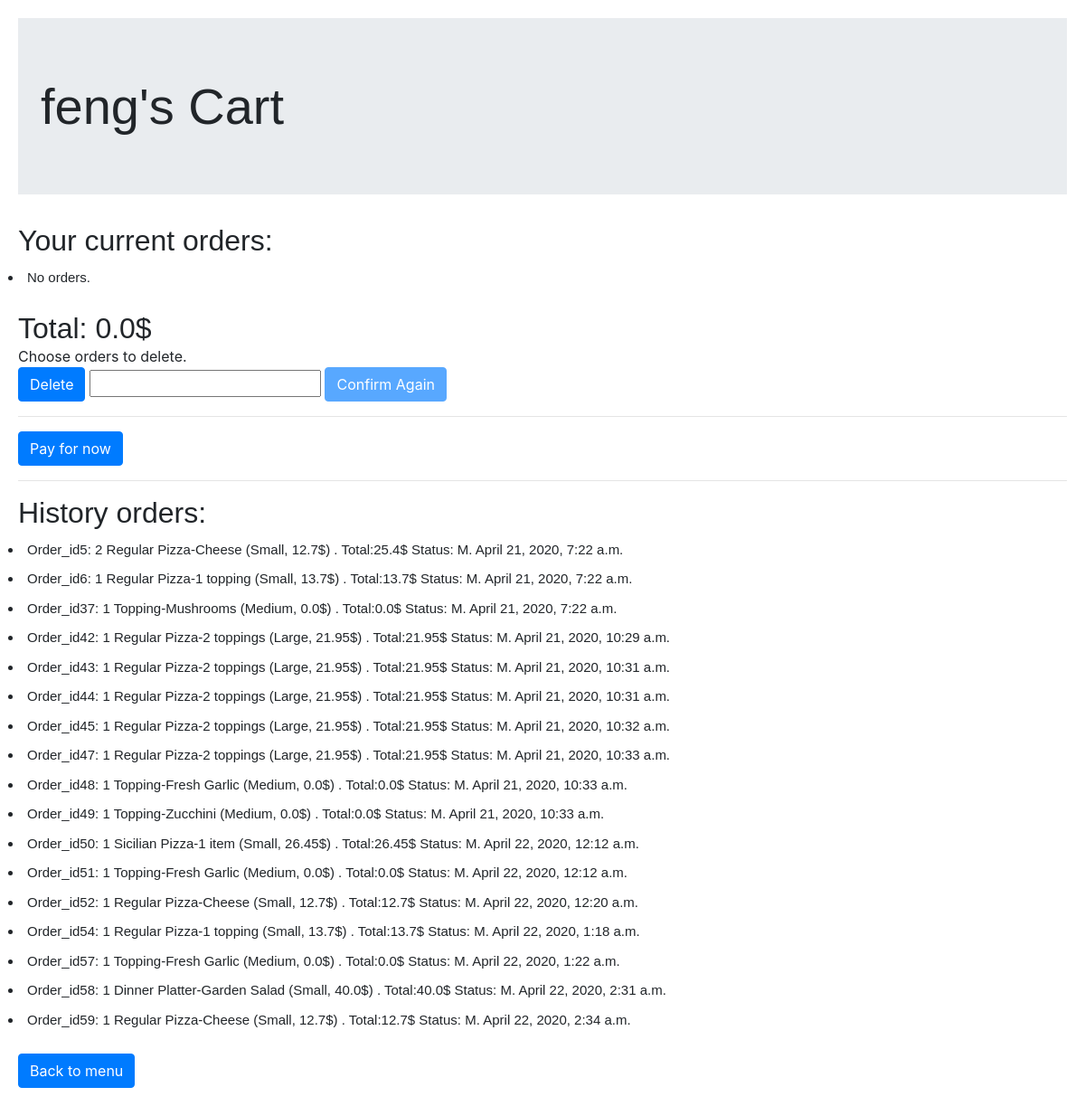
Screenshot of /order/cart (signed in) with the database file from the repository.
### orders/models.py (models this page shows, shortened)
class Order(models.Model):
    STATUS = (
        ('O', 'Ordered'),
        ('M', 'Making'),
        ('D', 'Delivering'),
        ('C', 'Completed'),
    )
    user  = models.ForeignKey(User, on_delete=models.CASCADE, related_name="hasorders")
    food = models.ForeignKey(Food, on_delete=models.CASCADE, related_name="inorders")
    number = models.IntegerField()
    total = models.FloatField()
    status = models.CharField(max_length=1, choices=STATUS, default='O')
    is_paid = models.BooleanField(default=False)
    date = models.DateTimeField(auto_now_add=True)

class Food(models.Model):
    SIZES = (
        ('S', 'Small'),
        ('M', 'Medium'),
        ('L', 'Large'),
    )
    name = models.CharField(max_length=64)
    size = models.CharField(max_length=1, choices=SIZES)
    price = models.FloatField()
    type = models.ForeignKey(Type, on_delete=models.CASCADE, related_name="foods")
    def __str__(self):
        typename = Type.objects.get(pk=self.type.id)
        return f"{typename}-{self.name} ({self.get_size_display()}, {self.price}$) "

class Type(models.Model):
    name = models.CharField(max_length=64)
    def __str__(self):
        return f" {self.name}"

### orders/views.py (the view)
# urls.py: path("cart", views.cart, name="cart"),
def cart(request):
    user = request.user
    currentOrders = user.hasorders.filter(is_paid=False)
    historyOrders = user.hasorders.exclude(is_paid=False)
    total = 0
    for order in currentOrders:
        total += order.total
    total = float('%.2f' % total)
    context = {
        "user": user,
        "currentOrders": currentOrders,
        "historyOrders": historyOrders,
        "total": total
    }
    return render(request, "orders/cart.html", context)

### orders/templates/orders/cart.html (shortened to what this page needs)
{% load static %}
<!DOCTYPE html>
<html>
    <head>
        <link rel="stylesheet" href="https://maxcdn.bootstrapcdn.com/bootstrap/4.0.0/css/bootstrap.min.css">
        <link rel="stylesheet" href="{% static 'orders/food.css' %}">
    </head>
    <body>
        <div class="jumbotron jumbotron-fluid">
          <div class="container">
            <h1 class="display-4">{{ user.username }}'s Cart </h1>
          </div>
        </div>
        <h2>Your current orders:</h2>
        <form class="" action="{% url 'delete' %}" method="post">
          <ul>
              {% for order in currentOrders %}
                  <li>
                    <input type="checkbox" name="order" value="{{ order.id }}">
                     Order_id{{ order.id }}:  {{ order.number }}  {{ order.food }}.
                     Total:{{ order.total }}$
                     Status: {{ order.status }}.  {{ order.date }}
                  </li>
              {% empty %}
                  <li>No orders.</li>
              {% endfor %}
          </ul>
          <h2>Total: {{ total }}$</h2>
          <div class="">
            <div id="status">Choose orders to delete.</div>
            <input type="button" onclick="createOrder()" value="Delete" class="btn btn-primary">
            <input type="text" id="option" name="option">
            <input type="submit" id ="submit" class="btn btn-primary" value="Confirm Again"  disabled>
          </div>
        </form>
        <hr>
        <a href="{% url 'checkout' %}" class="btn btn-primary">Pay for now</a>
        <hr>
        <h2>History orders:</h2>
        <ul>
            {% for order in historyOrders %}
              <li>
                 Order_id{{ order.id }}:  {{ order.number }}  {{ order.food }}.
                 Total:{{ order.total }}$
                 Status: {{ order.status }}.  {{ order.date }}
              </li>
            {% empty %}
              <li>No orders.</li>
            {% endfor %}
        </ul>
        <a href="{% url 'index'%}" class="btn btn-primary">Back to menu</a>
    </body>
</html>

### orders/static/orders/food.css (style rules this page uses)
h1,h2 { font-family: Verdana,Arial,Helvetica,sans-serif; margin: 0; }
ul,li { font-family: Verdana,Arial,Helvetica,sans-serif; padding: 5px; font-size: 15px }
body { padding: 20px; }

### rows the page displays
Order: id "5", number "2", food "Regular Pizza-Cheese (Small, 12.7$)", total "25.4", status "M", date "April 21, 2020, 7:22 a.m."
Order: id "6", number "1", food "Regular Pizza-1 topping (Small, 13.7$)", total "13.7", status "M", date "April 21, 2020, 7:22 a.m."
Order: id "37", number "1", food "Topping-Mushrooms (Medium, 0.0$)", total "0.0", status "M", date "April 21, 2020, 7:22 a.m."
Order: id "42", number "1", food "Regular Pizza-2 toppings (Large, 21.95$)", total "21.95", status "M", date "April 21, 2020, 10:29 a.m."
Order: id "43", number "1", food "Regular Pizza-2 toppings (Large, 21.95$)", total "21.95", status "M", date "April 21, 2020, 10:31 a.m."
Order: id "44", number "1", food "Regular Pizza-2 toppings (Large, 21.95$)", total "21.95", status "M", date "April 21, 2020, 10:31 a.m."
Order: id "45", number "1", food "Regular Pizza-2 toppings (Large, 21.95$)", total "21.95", status "M", date "April 21, 2020, 10:32 a.m."
Order: id "47", number "1", food "Regular Pizza-2 toppings (Large, 21.95$)", total "21.95", status "M", date "April 21, 2020, 10:33 a.m."
Order: id "48", number "1", food "Topping-Fresh Garlic (Medium, 0.0$)", total "0.0", status "M", date "April 21, 2020, 10:33 a.m."
Order: id "49", number "1", food "Topping-Zucchini (Medium, 0.0$)", total "0.0", status "M", date "April 21, 2020, 10:33 a.m."
Order: id "50", number "1", food "Sicilian Pizza-1 item (Small, 26.45$)", total "26.45", status "M", date "April 22, 2020, 12:12 a.m."
Order: id "51", number "1", food "Topping-Fresh Garlic (Medium, 0.0$)", total "0.0", status "M", date "April 22, 2020, 12:12 a.m."
Order: id "52", number "1", food "Regular Pizza-Cheese (Small, 12.7$)", total "12.7", status "M", date "April 22, 2020, 12:20 a.m."
Order: id "54", number "1", food "Regular Pizza-1 topping (Small, 13.7$)", total "13.7", status "M", date "April 22, 2020, 1:18 a.m."
Order: id "57", number "1", food "Topping-Fresh Garlic (Medium, 0.0$)", total "0.0", status "M", date "April 22, 2020, 1:22 a.m."
Order: id "58", number "1", food "Dinner Platter-Garden Salad (Small, 40.0$)", total "40.0", status "M", date "April 22, 2020, 2:31 a.m."
Order: id "59", number "1", food "Regular Pizza-Cheese (Small, 12.7$)", total "12.7", status "M", date "April 22, 2020, 2:34 a.m."

### other values shown
{{ user.username }} "feng"
{{ total }} "0.0"
